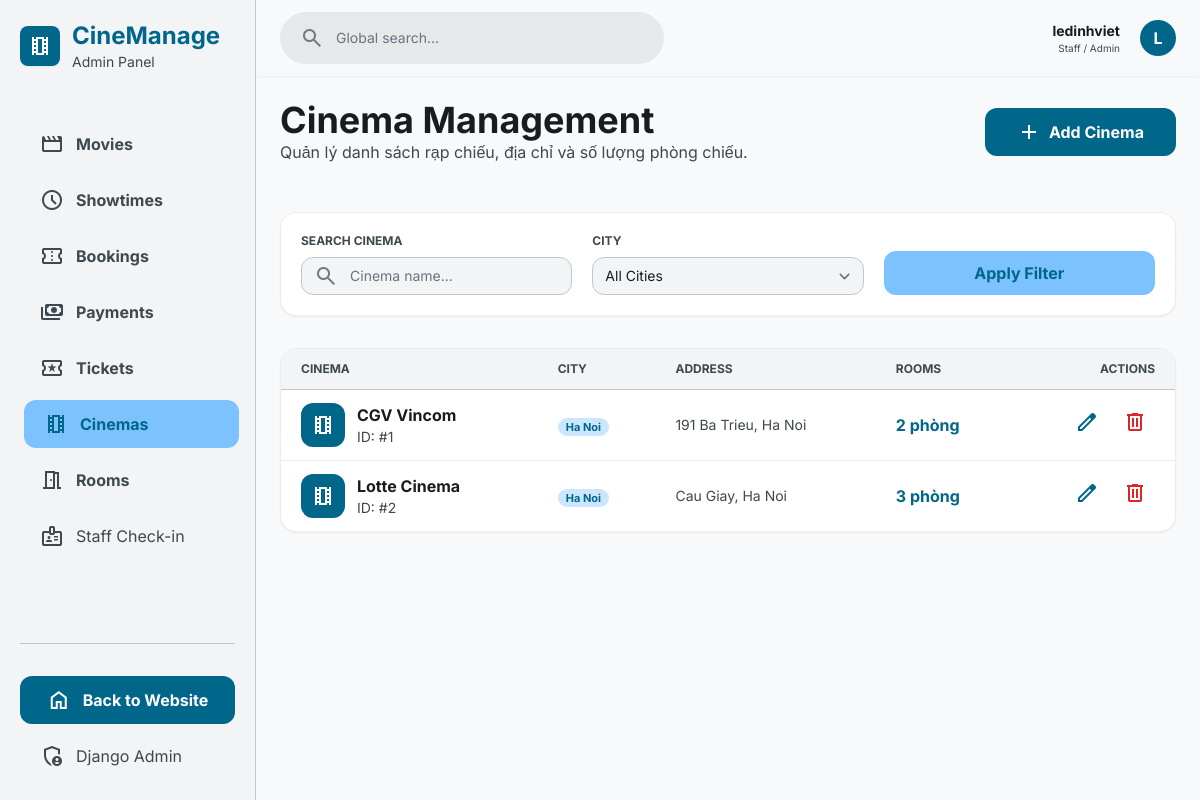
Screenshot of /manage/cinemas/ (signed in) with the database file from the repository.
### cinema/models.py (models this page shows, shortened)
class Cinema(models.Model):
    name = models.CharField(max_length=255)
    address = models.TextField()
    city = models.CharField(max_length=100, default="Ha Noi")
    image = models.ImageField(upload_to="cinemas/", blank=True, null=True)

### cinema/app_views/manage_views.py (the view)
# urls.py: path("manage/cinemas/", views.manage_cinemas, name="manage_cinemas"),
@login_required
def manage_cinemas(request):
    if not request.user.is_staff:
        messages.error(request, "Bạn không có quyền truy cập trang quản trị.")
        return redirect("cinema:home")
    search_query = request.GET.get("q", "")
    city = request.GET.get("city", "")
    cinemas = Cinema.objects.prefetch_related("rooms").all().order_by("name")
    if search_query:
        cinemas = cinemas.filter(name__icontains=search_query)
    if city:
        cinemas = cinemas.filter(city__icontains=city)
    cities = (
        Cinema.objects
        .exclude(city__isnull=True)
        .exclude(city="")
        .values_list("city", flat=True)
        .distinct()
    )
    return render(
        request,
        "cinema/manage/cinema_manage.html",
        {
            "active_menu": "cinemas",
            "cinemas": cinemas,
            "cities": cities,
            "search_query": search_query,
            "selected_city": city,
        }
    )

### cinema/templates/cinema/manage/cinema_manage.html (shortened to what this page needs)
{% extends 'cinema/manage/base_manage.html' %}
{% block manage_content %}
<div class="flex flex-col md:flex-row md:items-center justify-between gap-md mb-xl">
  <div>
    <h2 class="text-4xl font-bold text-on-surface">
      Cinema Management
    </h2>
    <p class="text-on-surface-variant">
      Quản lý danh sách rạp chiếu, địa chỉ và số lượng phòng chiếu.
    </p>
  </div>
  <a
    href="/admin/cinema/cinema/add/"
    class="flex items-center justify-center gap-xs bg-primary text-on-primary px-lg py-sm rounded-xl font-bold hover:shadow-md transition-all active:scale-95"
  >
    <span class="material-symbols-outlined">add</span>
    Add Cinema
  </a>
</div>
<div class="bg-surface-container-lowest rounded-2xl shadow-sm p-md mb-lg border border-outline-variant/30">
  <form method="get" class="grid grid-cols-1 md:grid-cols-3 gap-md">
    <div class="space-y-xs">
      <label class="text-xs font-bold text-on-surface-variant block">
        SEARCH CINEMA
      </label>
      <div class="flex items-center bg-surface-container-low border border-outline-variant rounded-xl px-sm">
        <span class="material-symbols-outlined text-outline">search</span>
        <input
          class="bg-transparent border-none focus:ring-0 text-sm w-full py-2"
          placeholder="Cinema name..."
          type="text"
          name="q"
          value="{{ search_query }}"
        />
      </div>
    </div>
    <div class="space-y-xs">
      <label class="text-xs font-bold text-on-surface-variant block">
        CITY
      </label>
      <select
        name="city"
        class="w-full bg-surface-container-low border border-outline-variant rounded-xl py-2 px-sm text-sm focus:ring-primary focus:border-primary"
      >
        <option value="">All Cities</option>
      </select>
    </div>
    <div class="flex items-end">
      <button
        type="submit"
        class="w-full bg-secondary-container text-primary py-[10px] rounded-xl font-bold hover:bg-primary-container transition-colors"
      >
        Apply Filter
      </button>
    </div>
  </form>
</div>
<div class="bg-surface-container-lowest rounded-2xl shadow-sm border border-outline-variant/30 overflow-hidden">
  <div class="overflow-x-auto">
    <table class="w-full text-left border-collapse">
      <thead>
        <tr class="bg-surface-container-low border-b border-outline-variant">
          <th class="px-md py-sm text-xs font-bold text-on-surface-variant">CINEMA</th>
          <th class="px-md py-sm text-xs font-bold text-on-surface-variant">CITY</th>
          <th class="px-md py-sm text-xs font-bold text-on-surface-variant">ADDRESS</th>
          <th class="px-md py-sm text-xs font-bold text-on-surface-variant">ROOMS</th>
          <th class="px-md py-sm text-xs font-bold text-on-surface-variant text-right">ACTIONS</th>
        </tr>
      </thead>
      <tbody class="divide-y divide-outline-variant/30">
        {% for cinema in cinemas %}
          <tr class="hover:bg-surface-container-low transition-colors duration-150">
            <td class="px-md py-sm">
              <div class="flex items-center gap-sm">
                <div class="w-11 h-11 rounded-xl bg-primary text-on-primary flex items-center justify-center">
                  <span class="material-symbols-outlined">theaters</span>
                </div>
                <div>
                  <p class="font-bold text-on-surface">
                    {{ cinema.name }}
                  </p>
                  <p class="text-sm text-on-surface-variant">
                    ID: #{{ cinema.id }}
                  </p>
                </div>
              </div>
            </td>
            <td class="px-md py-sm">
              <span class="px-xs py-[2px] rounded-full bg-secondary-container/40 text-primary text-[11px] font-bold">
                {{ cinema.city }}
              </span>
            </td>
            <td class="px-md py-sm text-sm text-on-surface-variant max-w-sm">
              {{ cinema.address }}
            </td>
            <td class="px-md py-sm font-bold text-primary">
              {{ cinema.rooms.count }} phòng
            </td>
            <td class="px-md py-sm text-right">
              <div class="flex items-center justify-end gap-xs">
                <a
                  href="/admin/cinema/cinema/{{ cinema.id }}/change/"
                  class="p-xs hover:bg-primary-container/20 text-primary rounded-lg transition-colors"
                  title="Edit"
                >
                  <span class="material-symbols-outlined">edit</span>
                </a>
                <a
                  href="/admin/cinema/cinema/{{ cinema.id }}/delete/"
                  class="p-xs hover:bg-red-100 text-red-600 rounded-lg transition-colors"
                  title="Delete"
                >
                  <span class="material-symbols-outlined">delete</span>
                </a>
              </div>
            </td>
          </tr>
        {% endfor %}
      </tbody>
    </table>
  </div>
</div>
{% endblock %}

### cinema/templates/cinema/manage/base_manage.html (shortened to what this page needs)
{% load static %}
<!doctype html>
<html class="light" lang="vi">
  <head>
    <script src="https://cdn.tailwindcss.com?plugins=forms,container-queries"></script>
  </head>
  <body class="bg-background text-on-surface">
    <aside
      class="hidden md:flex flex-col h-screen p-md border-r border-outline-variant bg-surface-container-low w-64 fixed left-0 top-0 z-50"
    >
      <div class="flex items-center gap-sm mb-xl">
        <div
          class="w-10 h-10 bg-primary rounded-lg flex items-center justify-center text-white shadow-sm"
        >
          <span class="material-symbols-outlined">theaters</span>
        </div>
        <div>
          <a href="{% url 'cinema:manage_home' %}">
            <h1 class="text-2xl text-primary font-bold">CineManage</h1>
          </a>
          <p class="text-sm text-on-surface-variant">Admin Panel</p>
        </div>
      </div>
      <nav class="flex-1 space-y-xs">
        <a
          class="flex items-center gap-sm px-md py-sm rounded-xl font-bold transition-all {% if active_menu == 'movies' %} bg-secondary-container text-primary translate-x-1 {% else %} text-on-surface-variant hover:bg-surface-container-high {% endif %}"
          href="{% url 'cinema:manage_movies' %}"
        >
          <span class="material-symbols-outlined">movie</span>
          <span>Movies</span>
        </a>
        <a
          class="flex items-center gap-sm px-md py-sm rounded-xl font-bold transition-all {% if active_menu == 'showtimes' %} bg-secondary-container text-primary translate-x-1 {% else %} text-on-surface-variant hover:bg-surface-container-high {% endif %}"
          href="{% url 'cinema:manage_showtimes' %}"
        >
          <span class="material-symbols-outlined">schedule</span>
          <span>Showtimes</span>
        </a>
        <a
          class="flex items-center gap-sm px-md py-sm rounded-xl font-bold transition-all {% if active_menu == 'bookings' %} bg-secondary-container text-primary translate-x-1 {% else %} text-on-surface-variant hover:bg-surface-container-high {% endif %}"
          href="{% url 'cinema:manage_bookings' %}"
        >
          <span class="material-symbols-outlined">confirmation_number</span>
          <span>Bookings</span>
        </a>
        <a
          class="flex items-center gap-sm px-md py-sm rounded-xl font-bold transition-all {% if active_menu == 'payments' %} bg-secondary-container text-primary translate-x-1 {% else %} text-on-surface-variant hover:bg-surface-container-high {% endif %}"
          href="{% url 'cinema:manage_payments' %}"
        >
          <span class="material-symbols-outlined">payments</span>
          <span>Payments</span>
        </a>
        <a
          class="flex items-center gap-sm px-md py-sm rounded-xl font-bold transition-all {% if active_menu == 'tickets' %} bg-secondary-container text-primary translate-x-1 {% else %} text-on-surface-variant hover:bg-surface-container-high {% endif %}"
          href="{% url 'cinema:manage_tickets' %}"
        >
          <span class="material-symbols-outlined">local_activity</span>
          <span>Tickets</span>
        </a>
        <a
          class="flex items-center gap-sm px-md py-sm rounded-xl font-bold transition-all {% if active_menu == 'cinemas' %} bg-secondary-container text-primary translate-x-1 {% else %} text-on-surface-variant hover:bg-surface-container-high {% endif %}"
          href="{% url 'cinema:manage_cinemas' %}"
        >
          <span class="material-symbols-outlined">theaters</span>
          <span>Cinemas</span>
        </a>
        <a
          class="flex items-center gap-sm px-md py-sm rounded-xl font-bold transition-all {% if active_menu == 'rooms' %} bg-secondary-container text-primary translate-x-1 {% else %} text-on-surface-variant hover:bg-surface-container-high {% endif %}"
          href="{% url 'cinema:manage_rooms' %}"
        >
          <span class="material-symbols-outlined">meeting_room</span>
          <span>Rooms</span>
        </a>
        <a
          class="flex items-center gap-sm px-md py-sm text-on-surface-variant hover:bg-surface-container-high rounded-xl transition-all"
          href="{% url 'cinema:staff_checkin' %}"
        >
          <span class="material-symbols-outlined">badge</span>
          <span>Staff Check-in</span>
        </a>
      </nav>
      <div class="mt-auto space-y-xs pt-lg border-t border-outline-variant">
        <a
          class="flex items-center justify-center gap-sm px-md py-sm bg-primary text-on-primary rounded-xl font-bold hover:opacity-90"
          href="{% url 'cinema:home' %}"
        >
          <span class="material-symbols-outlined">home</span>
          Back to Website
        </a>
        <a
          class="flex items-center gap-sm px-md py-sm text-on-surface-variant hover:bg-surface-container-high rounded-xl transition-all"
          href="/admin/"
        >
          <span class="material-symbols-outlined">admin_panel_settings</span>
          Django Admin
        </a>
      </div>
    </aside>
    <main class="md:ml-64 min-h-screen">
      <header
        class="flex justify-between items-center px-gutter py-sm w-full sticky top-0 z-40 bg-surface shadow-sm"
      >
        <div
          class="flex items-center bg-surface-container-high rounded-full px-md py-xs w-96"
        >
          <span class="material-symbols-outlined text-outline">search</span>
          <input
            class="bg-transparent border-none focus:ring-0 text-sm w-full"
            placeholder="Global search..."
            type="text"
          />
        </div>
        <div class="flex items-center gap-md">
          <div class="hidden lg:block text-right">
            <p class="text-sm font-bold">{{ request.user.username }}</p>
            <p class="text-[10px] text-on-surface-variant">Staff / Admin</p>
          </div>
          <div
            class="w-9 h-9 rounded-full bg-primary text-on-primary flex items-center justify-center font-bold"
          >
            {{ request.user.username|first|upper }}
          </div>
        </div>
      </header>
      <div class="p-gutter max-w-container-max mx-auto">
        {% block manage_content %} {% endblock %}
      </div>
    </main>
  </body>
</html>

### cinema/templates/cinema/manage/base_manage.html (style rules this page uses)
body { font-family: "Inter", sans-serif; background-color: #f7f9fb; }
.material-symbols-outlined { font-variation-settings: "FILL" 0, "wght" 400, "GRAD" 0, "opsz" 24; }

### rows the page displays
Cinema: name "CGV Vincom", id "1", city "Ha Noi", address "191 Ba Trieu, Ha Noi", rooms.count "2"
Cinema: name "Lotte Cinema", id "2", city "Ha Noi", address "Cau Giay, Ha Noi", rooms.count "3"

### other values shown
{{ request.user.username }} "ledinhviet"
{{ request.user.username|first|upper }} "L"
